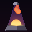

Write Python code to recreate this figure.
"""Lava Lamp — a groovy retro lava lamp, blobs of hot wax rising and falling.

An original piece for the Lumen wall: a seamless loop. One big lamp fills the
panel against a dark room. Metaball blobs merge and pinch off organically as
they bob on sinusoidal cycles (period = FRAMES ⇒ the loop closes on itself).
The wax runs hot-yellow near the glowing bulb at the base and cools to deep
red toward the top; the fluid glows warm near the bulb. Mood: chill, hypnotic.

Run:  .venv\\Scripts\\python.exe art\\lavalamp.py   → lavalamp.gif (+ strip)
"""

import math
from pathlib import Path

from PIL import Image

HERE = Path(__file__).resolve().parent
SIZE = 32
FRAMES = 24
CX = 16.0

# vertical bands
CAP_TOP, CAP_BOT = 2, 4          # metal cap
GTOP, GBOT = 5, 24               # glass vessel
BASE_TOP, BASE_BOT = 25, 30      # metal base (bulb lives at the seam)

# palette
ROOM_TOP = (10, 6, 16)
ROOM_BOT = (20, 8, 20)
GLASS = (36, 20, 66)             # fluid: deep indigo/violet
GLASS_HI = (70, 44, 110)         # glass rim highlight
BULB = (255, 210, 120)           # warm glow at the base
METAL = (70, 66, 82)
METAL_HI = (150, 146, 168)
METAL_DK = (34, 30, 44)

WAX_HOT = (255, 236, 140)        # bottom, near the bulb
WAX_MID = (255, 120, 44)
WAX_TOP = (206, 44, 52)          # cooled, near the top


def lerp(a, b, t):
    t = max(0.0, min(1.0, t))
    return tuple(round(a[i] + (b[i] - a[i]) * t) for i in range(3))


def half_width(y):
    """Half-width of the glass silhouette at row y, else None (outside glass)."""
    if y < GTOP or y > GBOT:
        return None
    t = (y - GTOP) / (GBOT - GTOP)
    # cone widening downward with a small domed shoulder up top
    hw = 2.4 + 6.1 * t
    if y <= GTOP + 1:
        hw = min(hw, 2.2)
    return hw


def wax_color(y):
    """Hot-to-cool gradient by height inside the glass."""
    t = (y - GTOP) / (GBOT - GTOP)          # 0 top .. 1 bottom
    if t > 0.5:
        return lerp(WAX_MID, WAX_HOT, (t - 0.5) / 0.5)
    return lerp(WAX_TOP, WAX_MID, t / 0.5)


def blobs(phase):
    """(cx, cy, r) metaballs. Vertical motion is sinusoidal in phase so the
    loop closes; opposite phases make one rise while another sinks."""
    return [
        (CX,        23.5 + 0.7 * math.sin(phase),           4.6),   # wax pool
        (CX - 1.5,  18.0 + 6.2 * math.sin(phase),           2.7),
        (CX + 2.0,  14.5 - 5.4 * math.sin(phase + 0.9),     2.3),
        (CX - 0.5,  10.5 + 4.4 * math.sin(phase + 2.0),     1.9),
        (CX + 1.0,   8.0 + 3.0 * math.sin(phase + 3.6),     1.5),
    ]


def field(x, y, bs):
    s = 0.0
    for cx, cy, r in bs:
        s += (r * r) / ((x - cx) ** 2 + (y - cy) ** 2 + 0.6)
    return s


def frame(f):
    phase = 2 * math.pi * f / FRAMES
    bs = blobs(phase)
    img = Image.new("RGB", (SIZE, SIZE))

    for y in range(SIZE):
        # room background with a faint warm ambient near the base
        base_bg = lerp(ROOM_TOP, ROOM_BOT, y / (SIZE - 1))
        for x in range(SIZE):
            hw = half_width(y)
            if hw is not None and abs(x - CX) <= hw:
                # inside the glass
                edge = hw - abs(x - CX)
                # fluid, glowing warm toward the bulb at the bottom
                db = math.hypot(x - CX, y - (BASE_TOP - 0.5))
                fluid = lerp(GLASS, (150, 70, 90), max(0.0, 1.0 - db / 16))
                if edge < 1.0:                      # glass rim highlight
                    fluid = lerp(fluid, GLASS_HI, 0.5)
                fv = field(x, y, bs)
                if fv >= 1.0:
                    wax = wax_color(y)
                    # brighten the blob cores, keep a soft edge
                    core = min(1.0, (fv - 1.0) * 0.8)
                    col = lerp(wax, WAX_HOT, core * 0.35)
                    if fv < 1.22:                   # anti-aliased blob edge
                        col = lerp(fluid, col, (fv - 1.0) / 0.22)
                    img.putpixel((x, y), col)
                else:
                    img.putpixel((x, y), fluid)
            else:
                img.putpixel((x, y), base_bg)

    # metal cap (top)
    for y in range(CAP_TOP, CAP_BOT + 1):
        t = (y - CAP_TOP) / max(1, CAP_BOT - CAP_TOP)
        hw = 1.4 + 1.4 * t
        for x in range(int(CX - hw), int(CX + hw) + 1):
            img.putpixel((x, y), METAL if x > CX else METAL_HI)
    img.putpixel((int(CX), CAP_TOP - 0)  , METAL_HI)

    # metal base (bottom) with the glowing bulb at the seam
    for y in range(BASE_TOP, BASE_BOT + 1):
        t = (y - BASE_TOP) / max(1, BASE_BOT - BASE_TOP)
        hw = 8.4 + 2.2 * t
        for x in range(int(CX - hw), int(CX + hw) + 1):
            if y == BASE_TOP:                       # bulb glow slit
                gx = 1.0 - abs(x - CX) / (hw + 0.01)
                img.putpixel((x, y), lerp(METAL, BULB, gx))
            elif y == BASE_BOT and abs(x - CX) < hw - 0.5:
                img.putpixel((x, y), METAL_DK)
            else:
                img.putpixel((x, y), METAL if x > CX else lerp(METAL, METAL_HI, 0.5))
    # warm bloom rising off the bulb into the fluid
    for y in range(BASE_TOP - 3, BASE_TOP):
        hw = half_width(y)
        if hw is None:
            continue
        for x in range(int(CX - hw), int(CX + hw) + 1):
            g = max(0.0, 1.0 - (BASE_TOP - y) / 3.5) * (1.0 - abs(x - CX) / (hw + 1))
            if g > 0.05:
                img.putpixel((x, y), lerp(img.getpixel((x, y)), BULB, g * 0.5))
    return img


if __name__ == "__main__":
    frames = [frame(f) for f in range(FRAMES)]
    import gifsafe
    size = gifsafe.save(frames, HERE / "lavalamp.gif", duration_ms=150, colors=16)
    ok = size <= 8192 and len(frames) <= 60
    print(f"lavalamp.gif: {len(frames)} frames, {size} bytes ({'OK' if ok else 'TOO BIG!'})")
    keys = (0, 6, 12, 18)
    strip = Image.new("RGB", (SIZE * 6 * len(keys) + (len(keys) - 1) * 4, SIZE * 6), (18, 16, 22))
    for i, k in enumerate(keys):
        strip.paste(frames[k].resize((SIZE * 6, SIZE * 6), Image.NEAREST), (i * (SIZE * 6 + 4), 0))
    strip.save(HERE / "lavalamp.strip.png")
    # single hero still
    frames[6].resize((SIZE, SIZE)).save(HERE / "lavalamp.png")
    print("wrote lavalamp.gif + strip")
